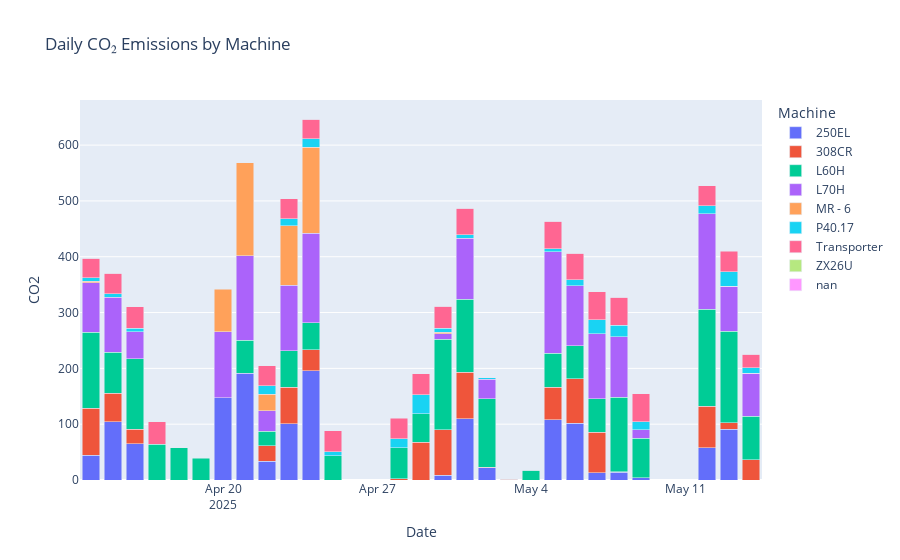

The notebook cell saved with this chart:
### Markdown cell above
### Daily CO₂ emissions by machine

### Code cell
grouped_co2 = data.groupby(['Date', 'Machine'])['CO2'].sum().reset_index()
fig1 = px.bar(grouped_co2, x='Date', y='CO2', color='Machine', title='Daily CO₂ Emissions by Machine', barmode='stack')
fig1.show()

### Figure 1 — Plotly figure (JSON) as saved in the notebook; plotly's stock layout.template omitted (floating-point values rounded to 4 significant figures)
{"data": [{"alignmentgroup": "True", "hovertemplate": "Machine=250EL<br>Date=%{x}<br>CO2=%{y}<extra></extra>", "legendgroup": "250EL", "marker": {"color": "#636efa", "pattern": {"shape": ""}}, "name": "250EL", "offsetgroup": "250EL", "orientation": "v", "showlegend": true, "textposition": "auto", "type": "bar", "x": ["2025-04-14", "2025-04-15", "2025-04-16", "2025-04-20", "2025-04-21", "2025-04-22", "2025-04-23", "2025-04-24", "2025-04-30", "2025-05-01", "2025-05-02", "2025-05-05", "2025-05-06", "2025-05-07", "2025-05-08", "2025-05-09", "2025-05-12", "2025-05-13"], "xaxis": "x", "y": [44.2, 104.5, 64.6, 147.1, 191.5, 33.5, 100.8, 195.8, 8.2, 110.1, 22.1, 108, 101.6, 13.3, 14.1, 3.7, 57.5, 91.2], "yaxis": "y"}, {"alignmentgroup": "True", "hovertemplate": "Machine=308CR<br>Date=%{x}<br>CO2=%{y}<extra></extra>", "legendgroup": "308CR", "marker": {"color": "#EF553B", "pattern": {"shape": ""}}, "name": "308CR", "offsetgroup": "308CR", "orientation": "v", "showlegend": true, "textposition": "auto", "type": "bar", "x": ["2025-04-14", "2025-04-15", "2025-04-16", "2025-04-22", "2025-04-23", "2025-04-24", "2025-04-25", "2025-04-28", "2025-04-29", "2025-04-30", "2025-05-01", "2025-05-02", "2025-05-03", "2025-05-05", "2025-05-06", "2025-05-07", "2025-05-08", "2025-05-12", "2025-05-13", "2025-05-14"], "xaxis": "x", "y": [84.1, 50.5, 26.1, 27.7, 65.2, 37.2, 0, 2.4, 67.6, 82.2, 82.7, 1.1, 1.1, 58, 79.8, 72.6, 0.3, 74.7, 11.7, 36.2], "yaxis": "y"}, {"alignmentgroup": "True", "hovertemplate": "Machine=L60H<br>Date=%{x}<br>CO2=%{y}<extra></extra>", "legendgroup": "L60H", "marker": {"color": "#00cc96", "pattern": {"shape": ""}}, "name": "L60H", "offsetgroup": "L60H", "orientation": "v", "showlegend": true, "textposition": "auto", "type": "bar", "x": ["2025-04-14", "2025-04-15", "2025-04-16", "2025-04-17", "2025-04-18", "2025-04-19", "2025-04-21", "2025-04-22", "2025-04-23", "2025-04-24", "2025-04-25", "2025-04-28", "2025-04-29", "2025-04-30", "2025-05-01", "2025-05-02", "2025-05-04", "2025-05-05", "2025-05-06", "2025-05-07", "2025-05-08", "2025-05-09", "2025-05-12", "2025-05-13", "2025-05-14"], "xaxis": "x", "y": [136.2, 74.2, 126.9, 64.1, 57.5, 39.4, 59.1, 26.3, 65.2, 48.4, 43.4, 55.3, 50.8, 161.5, 131.1, 122.1, 17.6, 60.9, 59.3, 59.3, 134.1, 71, 173.4, 163.6, 77.7], "yaxis": "y"}, {"alignmentgroup": "True", "hovertemplate": "Machine=L70H<br>Date=%{x}<br>CO2=%{y}<extra></extra>", "legendgroup": "L70H", "marker": {"color": "#ab63fa", "pattern": {"shape": ""}}, "name": "L70H", "offsetgroup": "L70H", "orientation": "v", "showlegend": true, "textposition": "auto", "type": "bar", "x": ["2025-04-14", "2025-04-15", "2025-04-16", "2025-04-20", "2025-04-21", "2025-04-22", "2025-04-23", "2025-04-24", "2025-04-30", "2025-05-01", "2025-05-02", "2025-05-05", "2025-05-06", "2025-05-07", "2025-05-08", "2025-05-09", "2025-05-12", "2025-05-13", "2025-05-14"], "xaxis": "x", "y": [88.8, 98.4, 47.6, 118.6, 151.4, 36.7, 118.1, 160.4, 10.4, 109.1, 35.6, 181.9, 107.7, 117, 108.5, 14.9, 171.6, 80.6, 77.1], "yaxis": "y"}, {"alignmentgroup": "True", "hovertemplate": "Machine=MR - 6<br>Date=%{x}<br>CO2=%{y}<extra></extra>", "legendgroup": "MR - 6", "marker": {"color": "#FFA15A", "pattern": {"shape": ""}}, "name": "MR - 6", "offsetgroup": "MR - 6", "orientation": "v", "showlegend": true, "textposition": "auto", "type": "bar", "x": ["2025-04-14", "2025-04-16", "2025-04-20", "2025-04-21", "2025-04-22", "2025-04-23", "2025-04-24", "2025-04-30", "2025-05-07", "2025-05-08", "2025-05-09", "2025-05-12", "2025-05-13", "2025-05-14"], "xaxis": "x", "y": [2.67, 0, 75.83, 166.1, 29.1, 106.5, 154.1, 2.67, 0, 0, 0, 0, 0, 0], "yaxis": "y"}, {"alignmentgroup": "True", "hovertemplate": "Machine=P40.17<br>Date=%{x}<br>CO2=%{y}<extra></extra>", "legendgroup": "P40.17", "marker": {"color": "#19d3f3", "pattern": {"shape": ""}}, "name": "P40.17", "offsetgroup": "P40.17", "orientation": "v", "showlegend": true, "textposition": "auto", "type": "bar", "x": ["2025-04-14", "2025-04-15", "2025-04-16", "2025-04-22", "2025-04-23", "2025-04-24", "2025-04-25", "2025-04-28", "2025-04-29", "2025-04-30", "2025-05-01", "2025-05-02", "2025-05-05", "2025-05-06", "2025-05-07", "2025-05-08", "2025-05-09", "2025-05-10", "2025-05-12", "2025-05-13", "2025-05-14"], "xaxis": "x", "y": [6.7, 6.1, 6.7, 15.2, 12.2, 15.4, 6.9, 16.5, 34.3, 7.2, 6.4, 1.9, 5.6, 10.1, 25.3, 20.7, 14.9, 0, 13.8, 26.3, 10.1], "yaxis": "y"}, {"alignmentgroup": "True", "hovertemplate": "Machine=Transporter<br>Date=%{x}<br>CO2=%{y}<extra></extra>", "legendgroup": "Transporter", "marker": {"color": "#FF6692", "pattern": {"shape": ""}}, "name": "Transporter", "offsetgroup": "Transporter", "orientation": "v", "showlegend": true, "textposition": "auto", "type": "bar", "x": ["2025-04-14", "2025-04-15", "2025-04-16", "2025-04-17", "2025-04-22", "2025-04-23", "2025-04-24", "2025-04-25", "2025-04-28", "2025-04-29", "2025-04-30", "2025-05-01", "2025-05-05", "2025-05-06", "2025-05-07", "2025-05-08", "2025-05-09", "2025-05-12", "2025-05-13", "2025-05-14"], "xaxis": "x", "y": [34.98, 36.85, 38.18, 40.58, 36.58, 36.31, 35.51, 38.18, 36.85, 37.38, 39.52, 47.79, 49.4, 48.06, 49.93, 49.93, 49.93, 36.05, 36.58, 24.56], "yaxis": "y"}, {"alignmentgroup": "True", "hovertemplate": "Machine=ZX26U<br>Date=%{x}<br>CO2=%{y}<extra></extra>", "legendgroup": "ZX26U", "marker": {"color": "#B6E880", "pattern": {"shape": ""}}, "name": "ZX26U", "offsetgroup": "ZX26U", "orientation": "v", "showlegend": true, "textposition": "auto", "type": "bar", "x": ["2025-04-14", "2025-04-15", "2025-04-16", "2025-04-22", "2025-04-23", "2025-04-24", "2025-04-30", "2025-05-01", "2025-05-02", "2025-05-03", "2025-05-04", "2025-05-05", "2025-05-06", "2025-05-07", "2025-05-08", "2025-05-09", "2025-05-12", "2025-05-14"], "xaxis": "x", "y": [0, 0, 0, 0, 0, 0, 0, 0, 0, 0, 0, 0, 0, 0, 0, 0, 0, 0], "yaxis": "y"}, {"alignmentgroup": "True", "hovertemplate": "Machine=nan<br>Date=%{x}<br>CO2=%{y}<extra></extra>", "legendgroup": "nan", "marker": {"color": "#FF97FF", "pattern": {"shape": ""}}, "name": "nan", "offsetgroup": "nan", "orientation": "v", "showlegend": true, "textposition": "auto", "type": "bar", "x": ["NaT"], "xaxis": "x", "y": [0], "yaxis": "y"}], "layout": {"barmode": "stack", "legend": {"title": {"text": "Machine"}, "tracegroupgap": 0}, "title": {"text": "Daily CO₂ Emissions by Machine"}, "xaxis": {"anchor": "y", "domain": [0, 1], "title": {"text": "Date"}}, "yaxis": {"anchor": "x", "domain": [0, 1], "title": {"text": "CO2"}}}}
